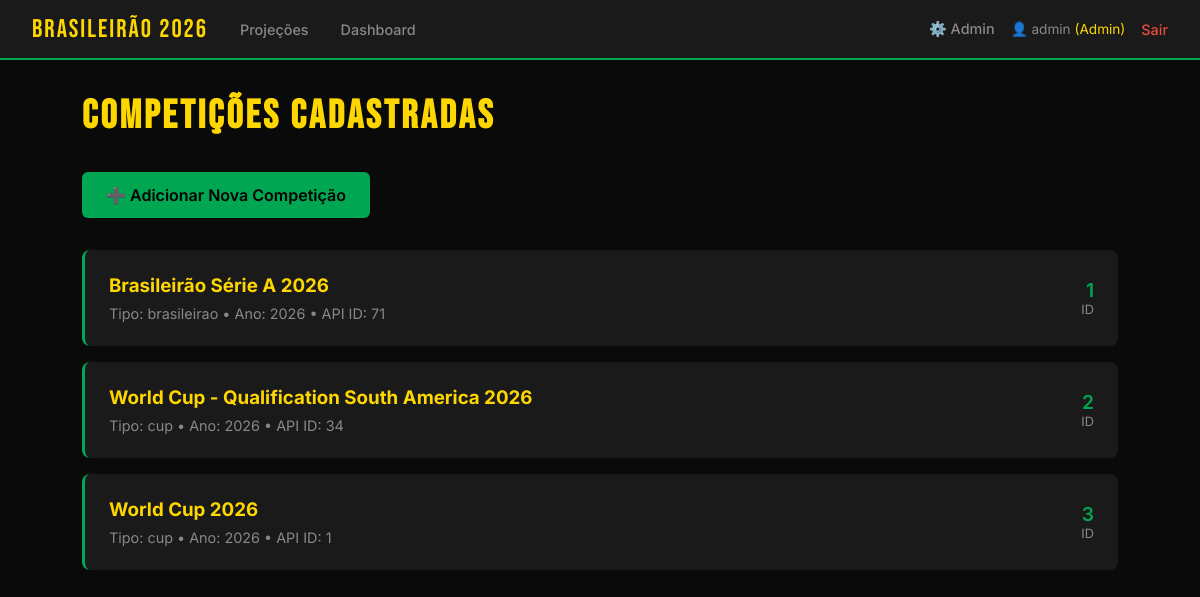
/admin/competicoes (signed in), run on the app's committed database.
### app/models.py (models this page shows, shortened)
class Usuario(UserMixin, db.Model):
    id = db.Column(db.Integer, primary_key=True)
    username = db.Column(db.String(80), unique=True, nullable=False)
    email = db.Column(db.String(120), unique=True, nullable=True)
    nome_completo = db.Column(db.String(200), nullable=True)
    password_hash = db.Column(db.String(200), nullable=False)
    is_admin = db.Column(db.Boolean, default=False)
    avatar_tipo = db.Column(db.String(20), default='sugerido')  # sugerido, upload
    avatar_sugerido_id = db.Column(db.Integer, db.ForeignKey('avatar_sugerido.id'), nullable=True)
    avatar_custom_url = db.Column(db.String(200), nullable=True)
    time_coracao_id = db.Column(db.Integer, db.ForeignKey('time.id'), nullable=True)
    tipo = db.Column(db.String(20), default='participante')  # admin, dono, participante
    status = db.Column(db.String(20), default='ativo')  # ativo, suspenso
    data_cadastro = db.Column(db.DateTime, default=db.func.now())

class Competicao(db.Model):
    id = db.Column(db.Integer, primary_key=True)
    nome = db.Column(db.String(100), nullable=False)
    ano = db.Column(db.Integer, nullable=False)
    tipo = db.Column(db.String(50), nullable=False)  # brasileirao, copa_mundo, libertadores
    api_league_id = db.Column(db.Integer, nullable=True)

### app/routes.py (the view)
@bp.route('/admin/competicoes')
@admin_required
def admin_competicoes():
    competicoes = Competicao.query.all()
    return render_template('admin/competicoes.html', competicoes=competicoes)

### app/__init__.py (called while the page is built)
@login_manager.user_loader
def load_user(user_id):
    from app.models import Usuario
    return Usuario.query.get(int(user_id))

### app/routes.py (called while the page is built)
def admin_required(f):
    @wraps(f)
    def decorated_function(*args, **kwargs):
        if not current_user.is_authenticated:
            return redirect('/login?next=' + request.path)
        if not current_user.is_admin:
            return jsonify({'erro': 'Acesso negado. Apenas administradores.'}), 403
        return f(*args, **kwargs)
    return decorated_function

### app/templates/admin/competicoes.html (shortened to what this page needs)
{% extends "base.html" %}
{% block content %}
<h1>Competições Cadastradas</h1>
<div style="margin: 2rem 0;">
    <a href="/admin/listar_ligas_api" style="
        background: var(--verde); color: #000; padding: 0.8rem 1.5rem;
        border-radius: 6px; text-decoration: none; font-weight: 600;
        display: inline-block;">
        ➕ Adicionar Nova Competição
    </a>
</div>
<div style="display: grid; gap: 1rem;">
    {% for comp in competicoes %}
    <div style="background: var(--cinza); padding: 1.5rem; border-radius: 8px; border-left: 3px solid var(--verde);">
        <div style="display: flex; justify-content: space-between; align-items: center;">
            <div>
                <h3 style="color: var(--amarelo); margin-bottom: 0.5rem;">{{ comp.nome }}</h3>
                <div style="color: var(--texto-fraco); font-size: 0.9rem;">
                    Tipo: {{ comp.tipo }} • Ano: {{ comp.ano }} • API ID: {{ comp.api_league_id }}
                </div>
            </div>
            <div style="text-align: right;">
                <div style="font-size: 1.2rem; font-weight: 600; color: var(--verde);">
                    {{ comp.id }}
                </div>
                <div style="font-size: 0.8rem; color: var(--texto-fraco);">ID</div>
            </div>
        </div>
    </div>
    {% endfor %}
</div>
{% endblock %}

### app/templates/base.html (shortened to what this page needs)
<!DOCTYPE html>
<html lang="pt-BR">
<head>
</head>
<body>
    <nav>
        <a href="/" class="logo">Brasileirão 2026</a>
        <a href="/projecoes">Projeções</a>
        <a href="/dashboard">Dashboard</a>
        <div style="margin-left: auto; display: flex; align-items: center; gap: 1rem;">
            {% if current_user.is_authenticated %}
                {% if current_user.is_admin %}
                    <a href="/admin/competicoes">⚙️ Admin</a>
                {% endif %}
                <span style="color: var(--texto-fraco); font-size: 0.85rem;">
                    👤 {{ current_user.username }}
                    {% if current_user.is_admin %}
                        <span style="color: var(--amarelo);">(Admin)</span>
                    {% endif %}
                </span>
                <a href="/logout" style="color: #e74c3c;">Sair</a>
            {% else %}
                <a href="/login">Login</a>
            {% endif %}
        </div>
    </nav>
    <div class="container">
        {% block content %}{% endblock %}
    </div>
</body>
</html>

### app/templates/base.html (style rules this page uses)
:root { --verde: #00a651; --amarelo: #ffd700; --azul: #003087; --escuro: #0a0a0a; --cinza: #1a1a1a; --cinza-medio: #2a2a2a; --texto: #e8e8e8; --texto-fraco: #888; }
* { margin: 0; padding: 0; box-sizing: border-box; }
body { background: var(--escuro); color: var(--texto); font-family: 'Inter', sans-serif; min-height: 100vh; }
nav { background: var(--cinza); border-bottom: 2px solid var(--verde); padding: 0 2rem; display: flex; align-items: center; gap: 2rem; height: 60px; }
nav .logo { font-family: 'Bebas Neue', sans-serif; font-size: 1.6rem; color: var(--amarelo); letter-spacing: 2px; text-decoration: none; }
nav a { color: var(--texto-fraco); text-decoration: none; font-size: 0.9rem; font-weight: 500; transition: color 0.2s; }
.container { max-width: 1100px; margin: 0 auto; padding: 2rem; }
h1 { font-family: 'Bebas Neue', sans-serif; font-size: 2.5rem; letter-spacing: 3px; color: var(--amarelo); margin-bottom: 1.5rem; }

### data on the page
Usuario: username "admin"
Competicao: nome "Brasileirão Série A 2026", tipo "brasileirao", ano "2026", api_league_id "71", id "1"
Competicao: nome "World Cup - Qualification South America 2026", tipo "cup", ano "2026", api_league_id "34", id "2"
Competicao: nome "World Cup 2026", tipo "cup", ano "2026", api_league_id "1", id "3"
